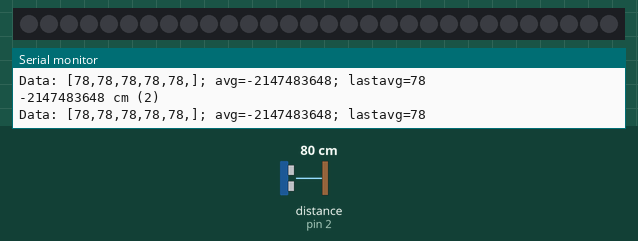
Bench run of a sketch on a simulated Arduino Uno, built with avr-gcc and run on an emulated ATmega328P. Shown: 30 RGB LEDs in strip order, left to right, the last lines printed to the serial monitor. Wiring (inferred from the names in the program): ultrasonic range finder: trigger pin 3; echo pin 2. Inputs (shaded band) come from the test bench; at power-on: distance to the obstacle (sensor on pin 2) 80 cm. The echo pulse lasts 58.3 µs per cm; dim RGB values are drawn brighter than linear.

Above: at 4.2 s.
4.3 s: distance to the obstacle (sensor on pin 2) set to 18 cm
At 4.42 s:
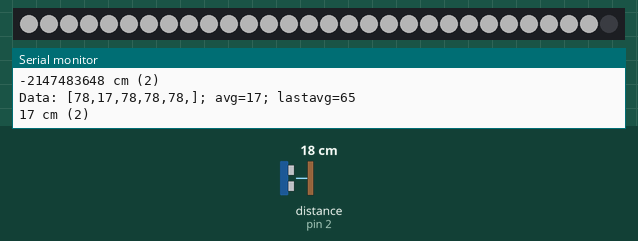
6.5 s: distance to the obstacle (sensor on pin 2) set to 4 cm
8.9 s: distance to the obstacle (sensor on pin 2) set to 60 cm
At 9.13 s:
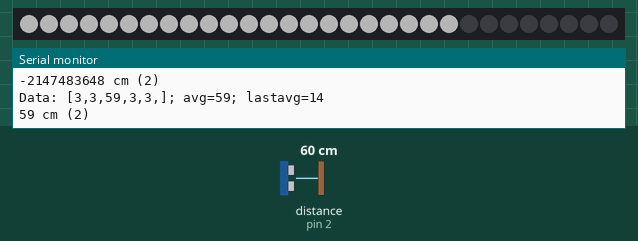
10.7 s: distance to the obstacle (sensor on pin 2) set to 120 cm
At 10.8 s:
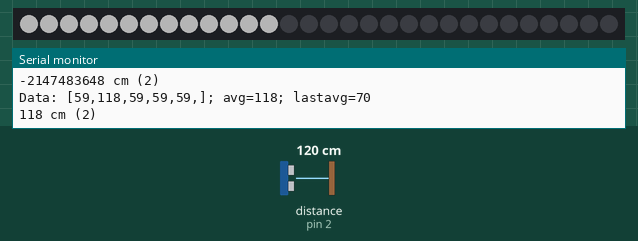
Timing chart, 0 to 13.3 s (numbered marks = the images above; inputs shaded):
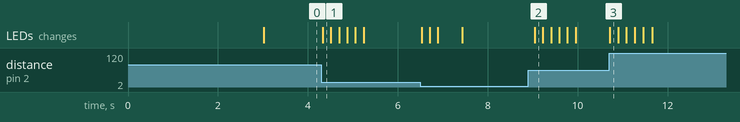

The sketch:

DistanceWithLED.ino
```cpp
#include <FastLED.h>

#define DEBUG false

// Distance constants
#define PIN_TRIG           3
#define PIN_ECHO           2
#define DIST_MIN           6
#define DIST_MAX           200
#define DIST_AVG           5

// LED strip constants
#define LED_PIN            5
#define NUM_LEDS           30
#define BRIGHTNESS         64
#define LED_TYPE           WS2812B
#define COLOR_ORDER        GRB
#define UPDATES_PER_SECOND 100
CRGB leds[NUM_LEDS];

// Globals
long lastDistance = DIST_MAX + 1;
CRGBPalette16 currentPalette = RainbowColors_p;
TBlendType    currentBlending = NOBLEND;

long distances[DIST_AVG];
long distances_idx = 0;
bool distances_init = false;
long lastaverage = 0;
long outOfRangeCount = 0;

void setup() {
  delay(3000);   // A power-up safety delay for the LEDs
  Serial.begin(9600);
  pinMode(PIN_TRIG, OUTPUT);
  pinMode(PIN_ECHO, INPUT);

  FastLED.addLeds<LED_TYPE, LED_PIN, COLOR_ORDER>(leds, NUM_LEDS).setCorrection(TypicalLEDStrip);
  FastLED.setBrightness(BRIGHTNESS);
  fill_solid(currentPalette, 16, CRGB::White);
  currentPalette[1] = CRGB::Black;
}

long getDistance() {
  long duration, distance;
  // Make sure the trigger is off
  digitalWrite(PIN_TRIG, LOW);
  delayMicroseconds(2);

  // Trip the trigger
  digitalWrite(PIN_TRIG, HIGH);
  delayMicroseconds(10);
  digitalWrite(PIN_TRIG, LOW);

  // Wait for the data to come in from the echo pin
  duration = pulseIn(PIN_ECHO, HIGH);
  // See http://howtomechatronics.com/tutorials/arduino/ultrasonic-sensor-hc-sr04/
  return (duration * 0.034) / 2;
}

bool inRange(long distance) {
  return distance >= 0 && distance <= 200;
}

void setLEDs(long distance) {
  uint8_t brightness = 255;

  long lighted = 0;
  if (inRange(distance)) {
    float pct = ((float)distance - 4) / (200 - 4);
    // Get the inverted range to light up
    lighted = NUM_LEDS - (long)(pct * NUM_LEDS);
    if (DEBUG) {
      Serial.print("Pct: ");
      Serial.print(pct);
      Serial.print("; Lighting ");
      Serial.print(lighted);
      Serial.println(" LEDs");
    }
  }

  for (int i=0; i < lighted; i++) {
    leds[i] = CRGB::White;
  }
  for (int i=lighted; i < NUM_LEDS; i++) {
    leds[i] = CRGB::Black;
  }
  FastLED.show();
}

void fillDistanceArray(long value) {
  for (int i=0; i < DIST_AVG; i++) {
    distances[i] = value;
  }
  lastaverage = value;
}

long normalizeDistance(long distance) {
  if (inRange(distance)) {
    outOfRangeCount = 0;
    if (!distances_init) {
      fillDistanceArray(distance);
      distances_init = true;
    } else {
      distances[distances_idx] = distance;
      distances_idx = (distances_idx+1) % DIST_AVG;
    }
  } else {
    if (++outOfRangeCount > DIST_AVG) {
      fillDistanceArray(distance);
    }
  }

  // Smooths out some erratic behavior in echo sensor
  long ret = 0;
  long counted = 0;
  long realaverage = 0;

  for (int i=0; i < DIST_AVG; i++) {
    realaverage += distances[i];
    // If this value is more than 20% higher/lower than the last average, don't count it
    if (min(distances[i], lastaverage) / max(distances[i], lastaverage) * 100 > 20) {
      continue;
    }
    ret += distances[i];
    counted++;
  }
  long avg = (long)((float)ret / counted);
  // In order to maintain a floating average, use the real average rather than "counted" average
  lastaverage = (long)((float)realaverage / DIST_AVG);

  Serial.print("Data: [");
  for (int i=0; i < DIST_AVG; i++) {
    Serial.print(distances[i]);
    Serial.print(",");
  }
  Serial.print("]; avg=");
  Serial.print(avg);
  Serial.print("; lastavg=");
  Serial.println(lastaverage);

  // average
  return avg;
}

void loop() {
  long distance = getDistance();
  distance = normalizeDistance(distance);
  setLEDs(distance);
  Serial.print(distance);
  Serial.println(" cm (2)");
  delay(175);
}
```

Measured:
- after the input at 4.3 s, the LEDs: change at once (image 1)
- after the input at 8.9 s, the LEDs: change after 0.14 s (image 2)
- after the input at 10.7 s, the LEDs: change at once (image 3)
